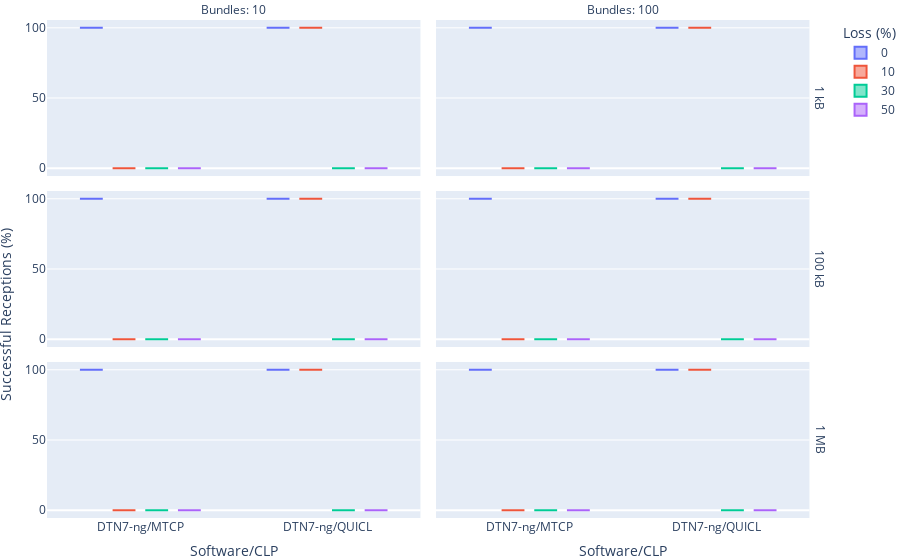

Here is the notebook cell this chart was saved with:
### Code cell
fig = px.box(
    ratio_df[ratio_df["# Nodes"] == 32],
    x="Software/CLP", 
    y="Delivered (%)",
    color="Loss",
    facet_col="# Bundles",
    facet_row="Bundle Size",
    labels={
        "Runtime": "Runtime (s)",
        "Loss": "Loss (%)",
        "# Bundles": "Bundles",
        "Delivered (%)": ""
    },
    category_orders={
        "Loss": [0, 10, 30],
        "Bundle Size": ["1 kB", "100 kB", "1 MB"],
        "Software/CLP": ["Serval", "IBR-DTN/TCPCL", "DTN7-rs/MTCP", "DTN7-rs/TCPCL", "DTN7-rs/HTTP", "DTN7-ng/MTCP", "DTN7-ng/QUICL"],
        "# Bundles": [10, 100]
    },
)

fig.for_each_annotation(lambda a: a.update(text=a.text.replace("=", ": ")))
fig.for_each_annotation(lambda a: a.update(text=a.text.replace("Bundle Size: ", "")))

fig.add_annotation(x=-0.04, y=0.35,
                   text="Successful Receptions (%)",
                   textangle=-90,
                   xref="paper",
                   yref="paper",
                   font=dict(size=14)
                   )

fig.update_layout(
    margin=dict(l=0, r=0, t=20, b=0),
)

fig.write_image("delivered_32.pdf", width=700, height=300)
fig

### Figure 1 — Plotly figure (JSON) as saved in the notebook; plotly's stock layout.template omitted (floating-point values rounded to 4 significant figures)
{"data": [{"alignmentgroup": "True", "hovertemplate": "Loss (%)=0<br>Bundle Size=1 kB<br>Bundles=10<br>Software/CLP=%{x}<br>=%{y}<extra></extra>", "legendgroup": "0", "marker": {"color": "#636efa"}, "name": "0", "notched": false, "offsetgroup": "0", "orientation": "v", "showlegend": true, "type": "box", "x": ["DTN7-ng/MTCP", "DTN7-ng/QUICL"], "x0": " ", "xaxis": "x5", "y": [100, 100], "y0": " ", "yaxis": "y5"}, {"alignmentgroup": "True", "hovertemplate": "Loss (%)=0<br>Bundle Size=1 kB<br>Bundles=100<br>Software/CLP=%{x}<br>=%{y}<extra></extra>", "legendgroup": "0", "marker": {"color": "#636efa"}, "name": "0", "notched": false, "offsetgroup": "0", "orientation": "v", "showlegend": false, "type": "box", "x": ["DTN7-ng/MTCP", "DTN7-ng/QUICL"], "x0": " ", "xaxis": "x6", "y": [100, 100], "y0": " ", "yaxis": "y6"}, {"alignmentgroup": "True", "hovertemplate": "Loss (%)=0<br>Bundle Size=100 kB<br>Bundles=10<br>Software/CLP=%{x}<br>=%{y}<extra></extra>", "legendgroup": "0", "marker": {"color": "#636efa"}, "name": "0", "notched": false, "offsetgroup": "0", "orientation": "v", "showlegend": false, "type": "box", "x": ["DTN7-ng/MTCP", "DTN7-ng/QUICL"], "x0": " ", "xaxis": "x3", "y": [100, 100], "y0": " ", "yaxis": "y3"}, {"alignmentgroup": "True", "hovertemplate": "Loss (%)=0<br>Bundle Size=100 kB<br>Bundles=100<br>Software/CLP=%{x}<br>=%{y}<extra></extra>", "legendgroup": "0", "marker": {"color": "#636efa"}, "name": "0", "notched": false, "offsetgroup": "0", "orientation": "v", "showlegend": false, "type": "box", "x": ["DTN7-ng/MTCP", "DTN7-ng/QUICL"], "x0": " ", "xaxis": "x4", "y": [100, 100], "y0": " ", "yaxis": "y4"}, {"alignmentgroup": "True", "hovertemplate": "Loss (%)=0<br>Bundle Size=1 MB<br>Bundles=10<br>Software/CLP=%{x}<br>=%{y}<extra></extra>", "legendgroup": "0", "marker": {"color": "#636efa"}, "name": "0", "notched": false, "offsetgroup": "0", "orientation": "v", "showlegend": false, "type": "box", "x": ["DTN7-ng/QUICL", "DTN7-ng/MTCP"], "x0": " ", "xaxis": "x", "y": [100, 100], "y0": " ", "yaxis": "y"}, {"alignmentgroup": "True", "hovertemplate": "Loss (%)=0<br>Bundle Size=1 MB<br>Bundles=100<br>Software/CLP=%{x}<br>=%{y}<extra></extra>", "legendgroup": "0", "marker": {"color": "#636efa"}, "name": "0", "notched": false, "offsetgroup": "0", "orientation": "v", "showlegend": false, "type": "box", "x": ["DTN7-ng/QUICL", "DTN7-ng/MTCP"], "x0": " ", "xaxis": "x2", "y": [100, 100], "y0": " ", "yaxis": "y2"}, {"alignmentgroup": "True", "hovertemplate": "Loss (%)=10<br>Bundle Size=1 kB<br>Bundles=10<br>Software/CLP=%{x}<br>=%{y}<extra></extra>", "legendgroup": "10", "marker": {"color": "#EF553B"}, "name": "10", "notched": false, "offsetgroup": "10", "orientation": "v", "showlegend": true, "type": "box", "x": ["DTN7-ng/QUICL", "DTN7-ng/MTCP"], "x0": " ", "xaxis": "x5", "y": [100, 0], "y0": " ", "yaxis": "y5"}, {"alignmentgroup": "True", "hovertemplate": "Loss (%)=10<br>Bundle Size=1 kB<br>Bundles=100<br>Software/CLP=%{x}<br>=%{y}<extra></extra>", "legendgroup": "10", "marker": {"color": "#EF553B"}, "name": "10", "notched": false, "offsetgroup": "10", "orientation": "v", "showlegend": false, "type": "box", "x": ["DTN7-ng/QUICL", "DTN7-ng/MTCP"], "x0": " ", "xaxis": "x6", "y": [100, 0], "y0": " ", "yaxis": "y6"}, {"alignmentgroup": "True", "hovertemplate": "Loss (%)=10<br>Bundle Size=100 kB<br>Bundles=10<br>Software/CLP=%{x}<br>=%{y}<extra></extra>", "legendgroup": "10", "marker": {"color": "#EF553B"}, "name": "10", "notched": false, "offsetgroup": "10", "orientation": "v", "showlegend": false, "type": "box", "x": ["DTN7-ng/MTCP", "DTN7-ng/QUICL"], "x0": " ", "xaxis": "x3", "y": [0, 100], "y0": " ", "yaxis": "y3"}, {"alignmentgroup": "True", "hovertemplate": "Loss (%)=10<br>Bundle Size=100 kB<br>Bundles=100<br>Software/CLP=%{x}<br>=%{y}<extra></extra>", "legendgroup": "10", "marker": {"color": "#EF553B"}, "name": "10", "notched": false, "offsetgroup": "10", "orientation": "v", "showlegend": false, "type": "box", "x": ["DTN7-ng/MTCP", "DTN7-ng/QUICL"], "x0": " ", "xaxis": "x4", "y": [0, 100], "y0": " ", "yaxis": "y4"}, {"alignmentgroup": "True", "hovertemplate": "Loss (%)=10<br>Bundle Size=1 MB<br>Bundles=10<br>Software/CLP=%{x}<br>=%{y}<extra></extra>", "legendgroup": "10", "marker": {"color": "#EF553B"}, "name": "10", "notched": false, "offsetgroup": "10", "orientation": "v", "showlegend": false, "type": "box", "x": ["DTN7-ng/QUICL", "DTN7-ng/MTCP"], "x0": " ", "xaxis": "x", "y": [100, 0], "y0": " ", "yaxis": "y"}, {"alignmentgroup": "True", "hovertemplate": "Loss (%)=10<br>Bundle Size=1 MB<br>Bundles=100<br>Software/CLP=%{x}<br>=%{y}<extra></extra>", "legendgroup": "10", "marker": {"color": "#EF553B"}, "name": "10", "notched": false, "offsetgroup": "10", "orientation": "v", "showlegend": false, "type": "box", "x": ["DTN7-ng/MTCP", "DTN7-ng/QUICL"], "x0": " ", "xaxis": "x2", "y": [0, 100], "y0": " ", "yaxis": "y2"}, {"alignmentgroup": "True", "hovertemplate": "Loss (%)=30<br>Bundle Size=1 kB<br>Bundles=10<br>Software/CLP=%{x}<br>=%{y}<extra></extra>", "legendgroup": "30", "marker": {"color": "#00cc96"}, "name": "30", "notched": false, "offsetgroup": "30", "orientation": "v", "showlegend": true, "type": "box", "x": ["DTN7-ng/QUICL", "DTN7-ng/MTCP"], "x0": " ", "xaxis": "x5", "y": [0, 0], "y0": " ", "yaxis": "y5"}, {"alignmentgroup": "True", "hovertemplate": "Loss (%)=30<br>Bundle Size=1 kB<br>Bundles=100<br>Software/CLP=%{x}<br>=%{y}<extra></extra>", "legendgroup": "30", "marker": {"color": "#00cc96"}, "name": "30", "notched": false, "offsetgroup": "30", "orientation": "v", "showlegend": false, "type": "box", "x": ["DTN7-ng/QUICL", "DTN7-ng/MTCP"], "x0": " ", "xaxis": "x6", "y": [0, 0], "y0": " ", "yaxis": "y6"}, {"alignmentgroup": "True", "hovertemplate": "Loss (%)=30<br>Bundle Size=100 kB<br>Bundles=10<br>Software/CLP=%{x}<br>=%{y}<extra></extra>", "legendgroup": "30", "marker": {"color": "#00cc96"}, "name": "30", "notched": false, "offsetgroup": "30", "orientation": "v", "showlegend": false, "type": "box", "x": ["DTN7-ng/MTCP", "DTN7-ng/QUICL"], "x0": " ", "xaxis": "x3", "y": [0, 0], "y0": " ", "yaxis": "y3"}, {"alignmentgroup": "True", "hovertemplate": "Loss (%)=30<br>Bundle Size=100 kB<br>Bundles=100<br>Software/CLP=%{x}<br>=%{y}<extra></extra>", "legendgroup": "30", "marker": {"color": "#00cc96"}, "name": "30", "notched": false, "offsetgroup": "30", "orientation": "v", "showlegend": false, "type": "box", "x": ["DTN7-ng/MTCP", "DTN7-ng/QUICL"], "x0": " ", "xaxis": "x4", "y": [0, 0], "y0": " ", "yaxis": "y4"}, {"alignmentgroup": "True", "hovertemplate": "Loss (%)=30<br>Bundle Size=1 MB<br>Bundles=10<br>Software/CLP=%{x}<br>=%{y}<extra></extra>", "legendgroup": "30", "marker": {"color": "#00cc96"}, "name": "30", "notched": false, "offsetgroup": "30", "orientation": "v", "showlegend": false, "type": "box", "x": ["DTN7-ng/QUICL", "DTN7-ng/MTCP"], "x0": " ", "xaxis": "x", "y": [0, 0], "y0": " ", "yaxis": "y"}, {"alignmentgroup": "True", "hovertemplate": "Loss (%)=30<br>Bundle Size=1 MB<br>Bundles=100<br>Software/CLP=%{x}<br>=%{y}<extra></extra>", "legendgroup": "30", "marker": {"color": "#00cc96"}, "name": "30", "notched": false, "offsetgroup": "30", "orientation": "v", "showlegend": false, "type": "box", "x": ["DTN7-ng/QUICL", "DTN7-ng/MTCP"], "x0": " ", "xaxis": "x2", "y": [0, 0], "y0": " ", "yaxis": "y2"}, {"alignmentgroup": "True", "hovertemplate": "Loss (%)=50<br>Bundle Size=1 kB<br>Bundles=10<br>Software/CLP=%{x}<br>=%{y}<extra></extra>", "legendgroup": "50", "marker": {"color": "#ab63fa"}, "name": "50", "notched": false, "offsetgroup": "50", "orientation": "v", "showlegend": true, "type": "box", "x": ["DTN7-ng/QUICL", "DTN7-ng/MTCP"], "x0": " ", "xaxis": "x5", "y": [0, 0], "y0": " ", "yaxis": "y5"}, {"alignmentgroup": "True", "hovertemplate": "Loss (%)=50<br>Bundle Size=1 kB<br>Bundles=100<br>Software/CLP=%{x}<br>=%{y}<extra></extra>", "legendgroup": "50", "marker": {"color": "#ab63fa"}, "name": "50", "notched": false, "offsetgroup": "50", "orientation": "v", "showlegend": false, "type": "box", "x": ["DTN7-ng/QUICL", "DTN7-ng/MTCP"], "x0": " ", "xaxis": "x6", "y": [0, 0], "y0": " ", "yaxis": "y6"}, {"alignmentgroup": "True", "hovertemplate": "Loss (%)=50<br>Bundle Size=100 kB<br>Bundles=10<br>Software/CLP=%{x}<br>=%{y}<extra></extra>", "legendgroup": "50", "marker": {"color": "#ab63fa"}, "name": "50", "notched": false, "offsetgroup": "50", "orientation": "v", "showlegend": false, "type": "box", "x": ["DTN7-ng/MTCP", "DTN7-ng/QUICL"], "x0": " ", "xaxis": "x3", "y": [0, 0], "y0": " ", "yaxis": "y3"}, {"alignmentgroup": "True", "hovertemplate": "Loss (%)=50<br>Bundle Size=100 kB<br>Bundles=100<br>Software/CLP=%{x}<br>=%{y}<extra></extra>", "legendgroup": "50", "marker": {"color": "#ab63fa"}, "name": "50", "notched": false, "offsetgroup": "50", "orientation": "v", "showlegend": false, "type": "box", "x": ["DTN7-ng/QUICL", "DTN7-ng/MTCP"], "x0": " ", "xaxis": "x4", "y": [0, 0], "y0": " ", "yaxis": "y4"}, {"alignmentgroup": "True", "hovertemplate": "Loss (%)=50<br>Bundle Size=1 MB<br>Bundles=10<br>Software/CLP=%{x}<br>=%{y}<extra></extra>", "legendgroup": "50", "marker": {"color": "#ab63fa"}, "name": "50", "notched": false, "offsetgroup": "50", "orientation": "v", "showlegend": false, "type": "box", "x": ["DTN7-ng/QUICL", "DTN7-ng/MTCP"], "x0": " ", "xaxis": "x", "y": [0, 0], "y0": " ", "yaxis": "y"}, {"alignmentgroup": "True", "hovertemplate": "Loss (%)=50<br>Bundle Size=1 MB<br>Bundles=100<br>Software/CLP=%{x}<br>=%{y}<extra></extra>", "legendgroup": "50", "marker": {"color": "#ab63fa"}, "name": "50", "notched": false, "offsetgroup": "50", "orientation": "v", "showlegend": false, "type": "box", "x": ["DTN7-ng/QUICL", "DTN7-ng/MTCP"], "x0": " ", "xaxis": "x2", "y": [0, 0], "y0": " ", "yaxis": "y2"}], "layout": {"annotations": [{"showarrow": false, "text": "Bundles: 10", "x": 0.24, "xanchor": "center", "xref": "paper", "y": 1.0, "yanchor": "bottom", "yref": "paper"}, {"showarrow": false, "text": "Bundles: 100", "x": 0.74, "xanchor": "center", "xref": "paper", "y": 1.0, "yanchor": "bottom", "yref": "paper"}, {"showarrow": false, "text": "1 MB", "textangle": 90, "x": 0.98, "xanchor": "left", "xref": "paper", "y": 0.1567, "yanchor": "middle", "yref": "paper"}, {"showarrow": false, "text": "100 kB", "textangle": 90, "x": 0.98, "xanchor": "left", "xref": "paper", "y": 0.5, "yanchor": "middle", "yref": "paper"}, {"showarrow": false, "text": "1 kB", "textangle": 90, "x": 0.98, "xanchor": "left", "xref": "paper", "y": 0.8433, "yanchor": "middle", "yref": "paper"}, {"font": {"size": 14}, "text": "Successful Receptions (%)", "textangle": -90, "x": -0.04, "xref": "paper", "y": 0.35, "yref": "paper"}], "boxmode": "group", "legend": {"title": {"text": "Loss (%)"}, "tracegroupgap": 0}, "margin": {"b": 0, "l": 0, "r": 0, "t": 20}, "xaxis": {"anchor": "y", "categoryarray": ["Serval", "IBR-DTN/TCPCL", "DTN7-rs/MTCP", "DTN7-rs/TCPCL", "DTN7-rs/HTTP", "DTN7-ng/MTCP", "DTN7-ng/QUICL"], "categoryorder": "array", "domain": [0, 0.48], "title": {"text": "Software/CLP"}}, "xaxis2": {"anchor": "y2", "categoryarray": ["Serval", "IBR-DTN/TCPCL", "DTN7-rs/MTCP", "DTN7-rs/TCPCL", "DTN7-rs/HTTP", "DTN7-ng/MTCP", "DTN7-ng/QUICL"], "categoryorder": "array", "domain": [0.5, 0.98], "matches": "x", "title": {"text": "Software/CLP"}}, "xaxis3": {"anchor": "y3", "domain": [0, 0.48], "matches": "x", "showticklabels": false}, "xaxis4": {"anchor": "y4", "domain": [0.5, 0.98], "matches": "x", "showticklabels": false}, "xaxis5": {"anchor": "y5", "domain": [0, 0.48], "matches": "x", "showticklabels": false}, "xaxis6": {"anchor": "y6", "domain": [0.5, 0.98], "matches": "x", "showticklabels": false}, "yaxis": {"anchor": "x", "domain": [0, 0.3133], "title": {"text": ""}}, "yaxis2": {"anchor": "x2", "domain": [0, 0.3133], "matches": "y", "showticklabels": false}, "yaxis3": {"anchor": "x3", "domain": [0.3433, 0.6567], "matches": "y", "title": {"text": ""}}, "yaxis4": {"anchor": "x4", "domain": [0.3433, 0.6567], "matches": "y", "showticklabels": false}, "yaxis5": {"anchor": "x5", "domain": [0.6867, 1.0], "matches": "y", "title": {"text": ""}}, "yaxis6": {"anchor": "x6", "domain": [0.6867, 1.0], "matches": "y", "showticklabels": false}}}
